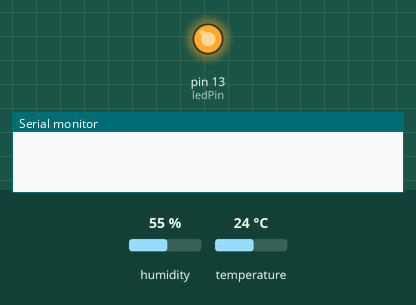
Simulated run of this sketch. Board: Arduino Uno, built with avr-gcc and run on an emulated ATmega328P. Parts: output pins drawn as LEDs (lit = HIGH), the last lines printed to the serial monitor. The test bench sets the inputs (shaded band); at power-on: humidity 55 %, temperature 24 °C. The modem accepts every AT command (registered, SIM ready, sends succeed) and sends nothing else.

Above: at 0.1 s.
At 8.7 s:
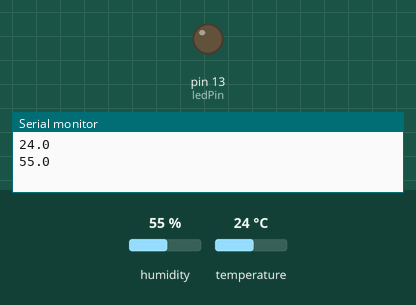
Timing chart, 0 to 22.6 s (numbered marks = the images above):
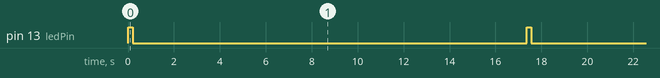

Measured:
- by itself, pin 13 (ledPin): alternates HIGH for 0.20 s and LOW for 17.1 s

The sketch:

server_upload.ino
```cpp
#include <SoftwareSerial.h>
#include <stdlib.h>
#include <DHT.h>

#define DHTPIN 2        // Setting the SDA pin
#define DHTTYPE DHT11   // DHT11 (AM2302) Sensor type setting

// Upload Notification LED Setting (Adunono On Board LED)
int ledPin = 13;

// Enter Write API key for your own thingspeak channel
String apiKey = "123456789";

SoftwareSerial ser(10, 11); // RX / TX configuration, serial object creation
DHT dht(DHTPIN, DHTTYPE);

void setup() {
  dht.begin();
  // Notification LED output setting
  pinMode(ledPin, OUTPUT);
  // Serial communication speed 9600 baud rate setting
  Serial.begin(9600);
  // Start the software serial
  ser.begin(9600);
  // ESP8266 Reset
  ser.println("AT+RST");
}

void loop() {
  // blink LED on board
  digitalWrite(ledPin, HIGH);
  delay(200);
  digitalWrite(ledPin, LOW);

  // Read DHT11 value
  float temp = dht.readTemperature();
  float humi = dht.readHumidity();

  // String Conversion
  char buf[16];
  String strTemp = dtostrf(temp, 4, 1, buf);
  String strHumi = dtostrf(humi, 4, 1, buf);

  Serial.println(strTemp);
  Serial.println(strHumi);

  // TCP connection
  String cmd = "AT+CIPSTART=\"TCP\",\"";
  cmd += "184.106.153.149"; // api.thingspeak.com Access IP
  cmd += "\",80";           // api.thingspeak.com access port, 80
  ser.println(cmd);

  if(ser.find("Error")){
    Serial.println("AT+CIPSTART error");
    return;
  }

  // Set String, Data to send by GET method
  String getStr = "GET /update?api_key=";
  getStr += apiKey;
  getStr +="&field1=";
  getStr += String(strTemp);
  getStr +="&field2=";
  getStr += String(strHumi);
  getStr += "\r\n\r\n";

  // Send Data
  cmd = "AT+CIPSEND=";
  cmd += String(getStr.length());
  ser.println(cmd);

  if(ser.find(">")){
    ser.print(getStr);
  }
  else{
    ser.println("AT+CIPCLOSE");
    // alert user
    Serial.println("AT+CIPCLOSE");
  }

  // Thingspeak delay to meet 15 seconds minimum upload interval
  delay(16000);
}
```
